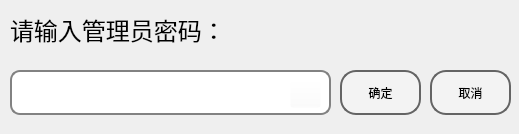
<?xml version="1.0" encoding="UTF-8"?>
<ui version="4.0">
 <class>Dialog</class>
 <widget class="QDialog" name="Dialog">
  <property name="geometry">
   <rect>
    <x>0</x>
    <y>0</y>
    <width>519</width>
    <height>134</height>
   </rect>
  </property>
  <property name="windowTitle">
   <string>管理员登录</string>
  </property>
  <property name="windowFilePath">
   <string/>
  </property>
  <widget class="QLabel" name="label_80">
   <property name="geometry">
    <rect>
     <x>10</x>
     <y>10</y>
     <width>311</width>
     <height>40</height>
    </rect>
   </property>
   <property name="minimumSize">
    <size>
     <width>0</width>
     <height>40</height>
    </size>
   </property>
   <property name="font">
    <font>
     <family>华文行楷</family>
     <pointsize>18</pointsize>
    </font>
   </property>
   <property name="text">
    <string>请输入管理员密码：</string>
   </property>
  </widget>
  <widget class="QLineEdit" name="lineEdit_2">
   <property name="geometry">
    <rect>
     <x>10</x>
     <y>70</y>
     <width>321</width>
     <height>45</height>
    </rect>
   </property>
   <property name="styleSheet">
    <string notr="true">QLineEdit {
    border: 2px solid rgb(130,130,130); /* 设置初始边框为浅白色 */
    border-radius: 10px; /* 设置圆角半径为10px，可根据需要调整 */
	font: 16pt &quot;华文行楷&quot;;
}

QLineEdit:hover {
    border: 4px solid #606060; /* 鼠标悬停时边框变粗且变为浅黑色 */
}</string>
   </property>
   <property name="echoMode">
    <enum>QLineEdit::Password</enum>
   </property>
  </widget>
  <widget class="QPushButton" name="pushButton">
   <property name="geometry">
    <rect>
     <x>340</x>
     <y>70</y>
     <width>81</width>
     <height>45</height>
    </rect>
   </property>
   <property name="styleSheet">
    <string notr="true">QPushButton{
    font: 18pt &quot;华文行楷&quot;;
    background: rgba(255, 255, 255, 60);
    color: black;
    border-radius: 16px;
    font-family: 华文行楷;
    border: 2px solid rgb(100,100,100); /* 新增代码 */
}

QPushButton:hover{                    
    background: rgba(0, 0, 0, 100);
}

QPushButton:pressed{
    background: darkgray;
}</string>
   </property>
   <property name="text">
    <string>确定</string>
   </property>
  </widget>
  <widget class="QPushButton" name="pushButton_2">
   <property name="geometry">
    <rect>
     <x>430</x>
     <y>70</y>
     <width>81</width>
     <height>45</height>
    </rect>
   </property>
   <property name="styleSheet">
    <string notr="true">QPushButton{
    font: 18pt &quot;华文行楷&quot;;
    background: rgba(255, 255, 255, 60);
    color: black;
    border-radius: 16px;
    font-family: 华文行楷;
    border: 2px solid rgb(100,100,100); /* 新增代码 */
}

QPushButton:hover{                    
    background: rgba(0, 0, 0, 100);
}

QPushButton:pressed{
    background: darkgray;
}</string>
   </property>
   <property name="text">
    <string>取消</string>
   </property>
  </widget>
  <widget class="QPushButton" name="pushButton_3">
   <property name="geometry">
    <rect>
     <x>290</x>
     <y>80</y>
     <width>31</width>
     <height>28</height>
    </rect>
   </property>
   <property name="styleSheet">
    <string notr="true">QPushButton{
    font: 18pt &quot;华文行楷&quot;;
    background: rgba(255, 255, 255, 0);
    color: black;
}

QPushButton:hover{                    
    background: rgba(0, 0, 0, 100);
}

QPushButton:pressed{
    background: darkgray;
}</string>
   </property>
   <property name="text">
    <string/>
   </property>
  </widget>
 </widget>
 <resources/>
 <connections/>
</ui>
